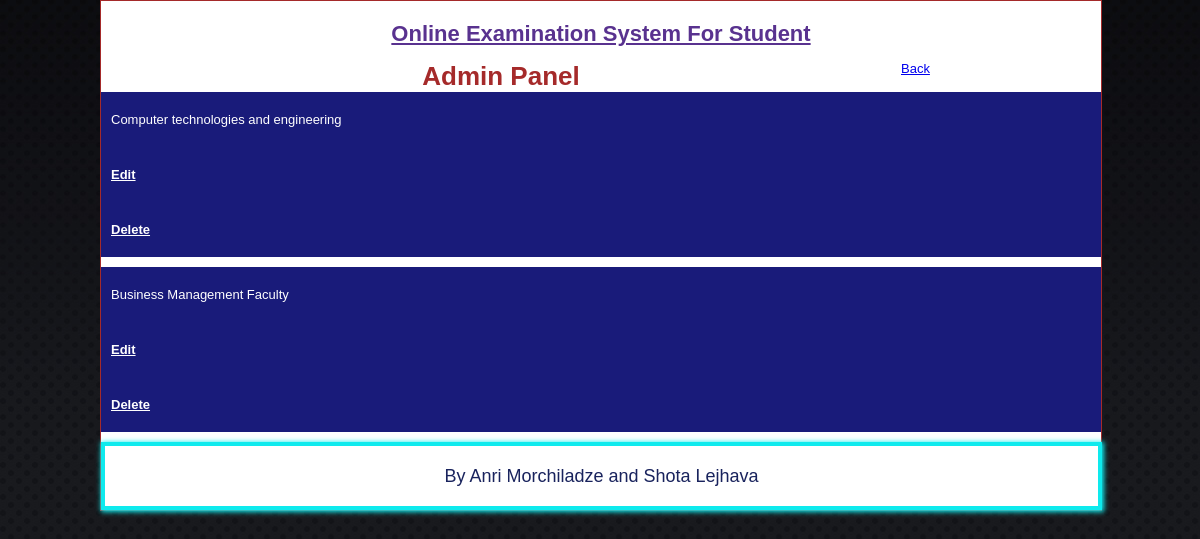
Screenshot of /admin/updateFaculty.php (signed in) with the database file from the repository.
### tables this page shows
CREATE TABLE IF NOT EXISTS `faculties` (
  `faculty_id` int(2) NOT NULL AUTO_INCREMENT,
  `faculty_name` varchar(100) NOT NULL,
  PRIMARY KEY (`faculty_id`),
  UNIQUE KEY `in_faculty_id` (`faculty_id`)
);

### admin/updateFaculty.php (the view, shortened to what this page needs)
<?php
if (!isset($_SESSION['username']) || (trim($_SESSION['username']) == '')) {
    header("location:index.php");
    exit();
}
else
{
?>
<?php include_once('include/header.php');?>
<body>
<div class="wrapper">
<div class="container">
<?php include_once('include/header1.php');?>
<div class="login">
<center><h1 style="color:brown;">Admin Panel</h1></center>
 <?php
 $query=mysql_query("select * from faculties") or die (mysql_error);
 while($rowfetch=mysql_fetch_array($query))
 {
 ?>
<div class="admin-here">
<div class="data">
<?php echo $rowfetch['faculty_name'];
?>
</div>
<div class="data">
<a href="editFaculty.php?faculty_id=<?php echo $rowfetch['faculty_id'];?>">Edit</a>
</div>
<div class="data">
<a href="deleteFaculty.php?faculty_id=<?php echo $rowfetch['faculty_id'];?>">Delete</a>
</div>
</div>
 <?php
 }
 ?>
 </div>
 <a href="admin.php">Back</a>
<?php include_once('include/footer.php');?>
</div>
<?php
}
?>
</body>
</html>

### css/style.css (style rules this page uses)
* { margin:0px; padding:0px; }
body { line-height:1.5em; color:#039; background:#ccc; font-family:times new roman; font-size:14px; }
.wrapper { width:1000px; margin:0 auto; }
.container { float:left; width:1000px; height:auto; background:#fff; border:1px solid brown; }
.login { float:left; width:800px; height:auto; }
.admin-here { float:left; width:1000px; height:auto; background:#191B7A; color:#fff; margin-bottom:10px; }
.admin-here .data { padding-top:20px; padding-bottom:20px; float:left; width:1000px; margin-left:10px; }
.admin-here .data a { text-decoration:underline; color:#fff; font-weight:bold; }

### css/styles.css (style rules this page uses)
body { color:black; background:url('img/bg.jpg') repeat-x #0c0d10; font:13px "Lucida Sans Unicode",Arial,Helvetica,sans-serif; }

### rows the page displays
faculties: faculty_name "Computer technologies and engineering"
faculties: faculty_name "Business Management Faculty"
